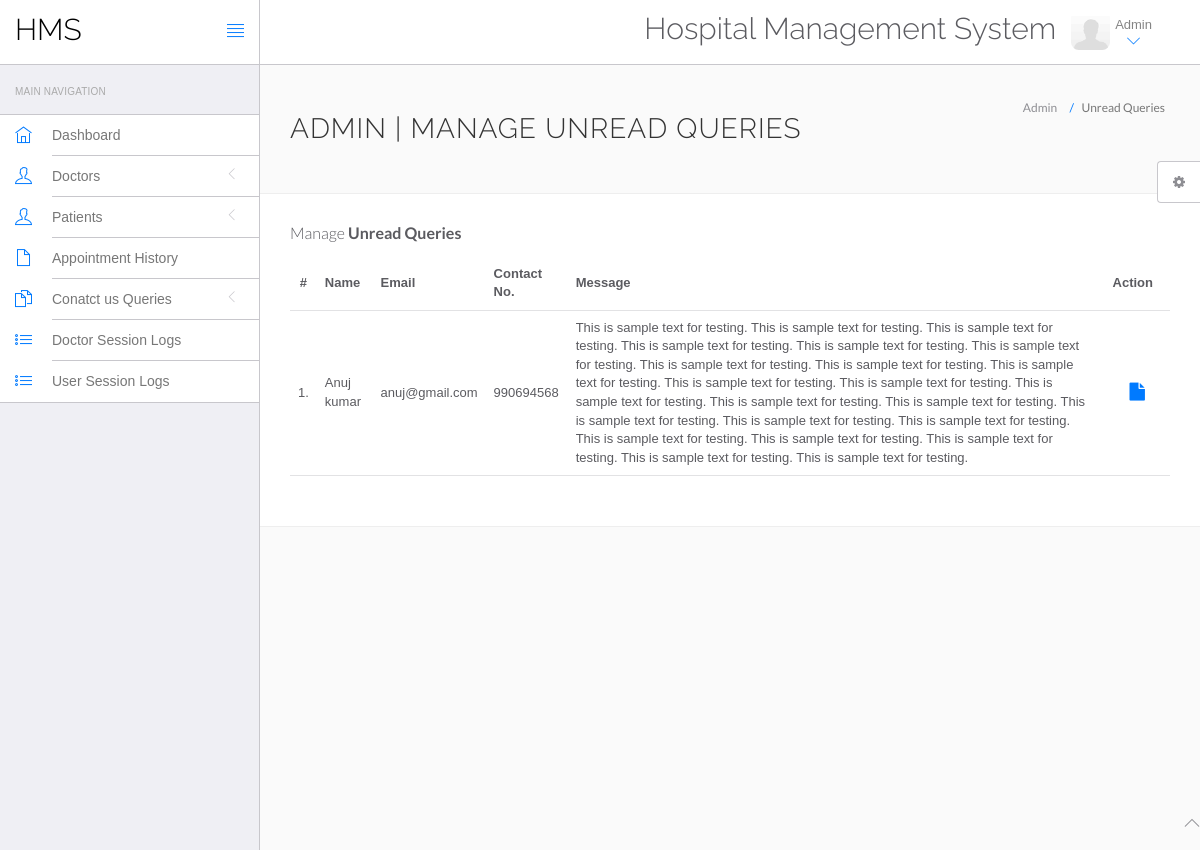
The app's page /hms/admin/unread-queries.php (signed in) with its own data.
### tables this page shows
CREATE TABLE `tblcontactus` (
  `id` int(11) NOT NULL,
  `fullname` varchar(255) DEFAULT NULL,
  `email` varchar(255) DEFAULT NULL,
  `contactno` bigint(12) DEFAULT NULL,
  `message` mediumtext,
  `PostingDate` timestamp NULL DEFAULT CURRENT_TIMESTAMP,
  `AdminRemark` mediumtext,
  `LastupdationDate` timestamp NULL DEFAULT NULL ON UPDATE CURRENT_TIMESTAMP,
  `IsRead` int(11) DEFAULT NULL
);

### hms/admin/unread-queries.php (the view, shortened to what this page needs)
<?php
include('include/config.php');
?>
<!DOCTYPE html>
<html lang="en">
	<head>
		<link rel="stylesheet" href="vendor/bootstrap/css/bootstrap.min.css">
		<link rel="stylesheet" href="vendor/fontawesome/css/font-awesome.min.css">
		<link rel="stylesheet" href="vendor/themify-icons/themify-icons.min.css">
		<link href="vendor/animate.css/animate.min.css" rel="stylesheet" media="screen">
		<link href="vendor/perfect-scrollbar/perfect-scrollbar.min.css" rel="stylesheet" media="screen">
		<link href="vendor/switchery/switchery.min.css" rel="stylesheet" media="screen">
		<link href="vendor/bootstrap-touchspin/jquery.bootstrap-touchspin.min.css" rel="stylesheet" media="screen">
		<link href="vendor/select2/select2.min.css" rel="stylesheet" media="screen">
		<link href="vendor/bootstrap-datepicker/bootstrap-datepicker3.standalone.min.css" rel="stylesheet" media="screen">
		<link href="vendor/bootstrap-timepicker/bootstrap-timepicker.min.css" rel="stylesheet" media="screen">
		<link rel="stylesheet" href="assets/css/styles.css">
		<link rel="stylesheet" href="assets/css/plugins.css">
		<link rel="stylesheet" href="assets/css/themes/theme-1.css" id="skin_color" />
	</head>
	<body>
		<div id="app">
<?php include('include/sidebar.php');?>
			<div class="app-content">
						<?php include('include/header.php');?>
				<div class="main-content" >
					<div class="wrap-content container" id="container">
						<section id="page-title">
							<div class="row">
								<div class="col-sm-8">
									<h1 class="mainTitle">Admin | Manage Unread Queries</h1>
																	</div>
								<ol class="breadcrumb">
									<li>
										<span>Admin</span>
									</li>
									<li class="active">
										<span>Unread Queries</span>
									</li>
								</ol>
							</div>
						</section>
						<div class="container-fluid container-fullw bg-white">
									<div class="row">
								<div class="col-md-12">
									<h5 class="over-title margin-bottom-15">Manage <span class="text-bold">Unread Queries</span></h5>
									<table class="table table-hover" id="sample-table-1">
										<thead>
											<tr>
												<th class="center">#</th>
												<th>Name</th>
												<th class="hidden-xs">Email</th>
												<th>Contact No. </th>
												<th>Message </th>
												<th>Action</th>
											</tr>
										</thead>
										<tbody>
<?php
$sql=mysqli_query($con,"select * from tblcontactus where IsRead is null");
$cnt=1;
while($row=mysqli_fetch_array($sql))
{
?>
											<tr>
												<td class="center"><?php echo $cnt;?>.</td>
												<td class="hidden-xs"><?php echo $row['fullname'];?></td>
												<td><?php echo $row['email'];?></td>
												<td><?php echo $row['contactno'];?></td>
												<td><?php echo $row['message'];?></td>
												<td >
												<div class="visible-md visible-lg hidden-sm hidden-xs">
							<a href="query-details.php?id=<?php echo $row['id'];?>" class="btn btn-transparent btn-lg" title="View Details"><i class="fa fa-file"></i></a>
												</div>
												</td>
											</tr>
											<?php
$cnt=$cnt+1;
											 }?>
										</tbody>
									</table>
								</div>
							</div>
								</div>
							</div>
						</div>
					</div>
				</div>
	<?php include('include/footer.php');?>
	<?php include('include/setting.php');?>
	</body>
</html>

### hms/admin/assets/css/themes/theme-1.css (style rules this page uses)
body { background: #FAFAFA; }

### records on screen
tblcontactus: fullname "Anuj kumar", email "anuj@gmail.com", contactno "990694568", message "This is sample text for testing. This is sample text for testing. This is sample text for testing. This is sample text for testing. This is sample text for testing. This is sample text for testing. This is sample text for testing. This is sample text for testing. This is sample text for testing. This is sample text for testing. This is sample text for testing. This is sample text for testing. This is sample text for testing. This is sample text for testing. This is sample text for testing. This is sample text for testing. This is sample text for testing. This is sample text for testing. This is sample text for testing. This is sample text for testing. This is sample text for testing. This…"
